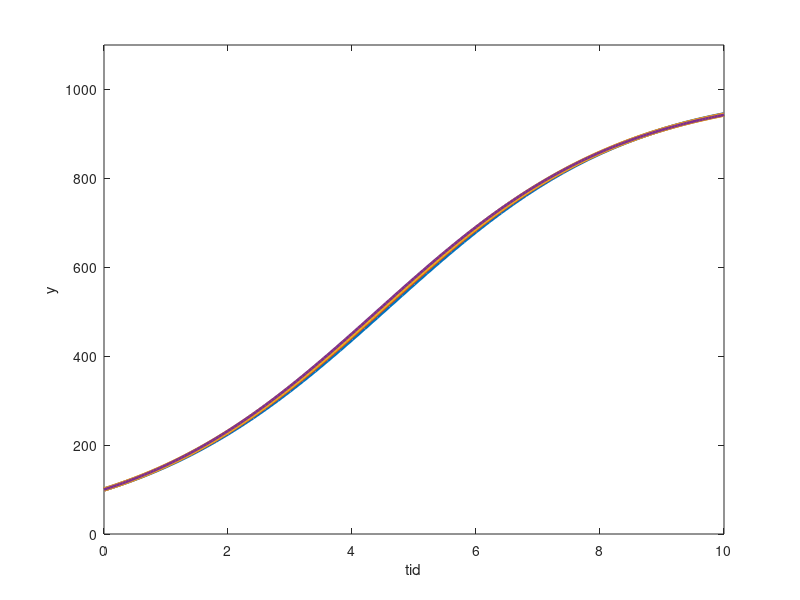

MATLAB code to generate this figure:
close all
B = 1000;
C = 0.5;
Y0 = 100;
f = @(t, y) C*y*(1-y/B); %kan hopppa över t i det här exemplet

% steglängd, antal tidsintervall
N = 50;
tstart = 0;
Tend = 10;
h = (Tend - tstart)/N;

y = zeros(N+1, 1);
y(1) = Y0; % begynnelsevärde

yendvek = zeros(3, 1); % spara resultat y(Tend)

% 3 iterationer, varje iteration ger ett svar till yendvek
% vi halverar h i slutet av varje iteration
for k = 1:3
% vektor för alla tidpunkter
    t = tstart:h:Tend;
    N = size(t, 2)-1; % returns the dimension for t which is 200
    
    
    for i = 1:N
    
        y(i+1) = y(i) + h*f(t(i), y(i));
            
    end
    
    
    plot(t, y, 'LineWidth', 3)
    xlabel('tid')
    ylabel('y')
    ylim([0, 1100])
    hold on
    
    yendvek(k) = y(Tend);
    h  = h/2;

end

 %plotta exakt lösning för att jämföra
 K = log(Y0/(B - Y0));
 y_exakt = @(t) B*exp(C*t + K)./(1 + exp(C*t + K));
 hold on
 plot(t, y_exakt(t), 'LineWidth', 2)
 
fel_approx = abs(yendvek(2:3) - yendvek(1:2));
fel_approx(1)/fel_approx(2)
